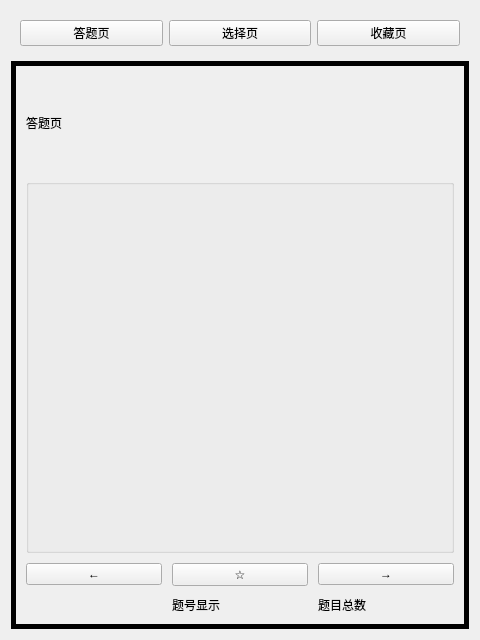
<?xml version="1.0" encoding="UTF-8"?>
<ui version="4.0">
 <class>widgetOfStart</class>
 <widget class="QWidget" name="widgetOfStart">
  <property name="geometry">
   <rect>
    <x>0</x>
    <y>0</y>
    <width>480</width>
    <height>640</height>
   </rect>
  </property>
  <property name="windowTitle">
   <string>StartWindow</string>
  </property>
  <layout class="QVBoxLayout" name="verticalLayout">
   <item>
    <widget class="QWidget" name="groupOfButtons" native="true">
     <layout class="QHBoxLayout" name="layoutOfJumpButton">
      <item>
       <widget class="QPushButton" name="buttonOfQuestion">
        <property name="text">
         <string>答题页</string>
        </property>
       </widget>
      </item>
      <item>
       <widget class="QPushButton" name="buttonOfSelect">
        <property name="text">
         <string>选择页</string>
        </property>
       </widget>
      </item>
      <item>
       <widget class="QPushButton" name="buttonOfCollect">
        <property name="text">
         <string>收藏页</string>
        </property>
       </widget>
      </item>
     </layout>
    </widget>
   </item>
   <item>
    <widget class="QStackedWidget" name="stackOfWindows">
     <property name="styleSheet">
      <string notr="true">#stackOfWindows{border: 5px solid black}</string>
     </property>
     <property name="currentIndex">
      <number>0</number>
     </property>
     <widget class="QWidget" name="pageOfQuestion">
      <layout class="QVBoxLayout" name="layoutOfPage0" stretch="1,4,0">
       <property name="spacing">
        <number>10</number>
       </property>
       <property name="leftMargin">
        <number>10</number>
       </property>
       <property name="topMargin">
        <number>10</number>
       </property>
       <property name="rightMargin">
        <number>10</number>
       </property>
       <property name="bottomMargin">
        <number>10</number>
       </property>
       <item>
        <widget class="QLabel" name="textOfQuestion">
         <property name="text">
          <string>答题页</string>
         </property>
         <property name="wordWrap">
          <bool>true</bool>
         </property>
        </widget>
       </item>
       <item>
        <widget class="clickOptions" name="optionsOfQuestion">
         <property name="title">
          <string/>
         </property>
         <layout class="QVBoxLayout" name="layoutOfOptions">
          <property name="spacing">
           <number>5</number>
          </property>
          <property name="leftMargin">
           <number>5</number>
          </property>
          <property name="topMargin">
           <number>5</number>
          </property>
          <property name="rightMargin">
           <number>5</number>
          </property>
          <property name="bottomMargin">
           <number>5</number>
          </property>
         </layout>
        </widget>
       </item>
       <item>
        <layout class="QGridLayout" name="layoutOfOperateButton">
         <item row="0" column="1">
          <widget class="QPushButton" name="collectQuestionButton">
           <property name="text">
            <string>☆</string>
           </property>
          </widget>
         </item>
         <item row="0" column="2">
          <widget class="QPushButton" name="nextQuestionButton">
           <property name="text">
            <string>→</string>
           </property>
          </widget>
         </item>
         <item row="0" column="0">
          <widget class="QPushButton" name="fowardQuestionButton">
           <property name="text">
            <string>←</string>
           </property>
          </widget>
         </item>
         <item row="1" column="2">
          <widget class="QLabel" name="sumOfQuestions">
           <property name="text">
            <string>题目总数</string>
           </property>
          </widget>
         </item>
         <item row="1" column="1">
          <widget class="QLabel" name="indexOfCurrentQuestion">
           <property name="enabled">
            <bool>true</bool>
           </property>
           <property name="layoutDirection">
            <enum>Qt::LeftToRight</enum>
           </property>
           <property name="text">
            <string>题号显示</string>
           </property>
          </widget>
         </item>
        </layout>
       </item>
      </layout>
     </widget>
     <widget class="QWidget" name="pageOfSelection">
      <layout class="QVBoxLayout" name="layoutOfPage1">
       <item>
        <layout class="QHBoxLayout" name="layoutOfLoad">
         <item>
          <widget class="QLabel" name="titleOfPath">
           <property name="text">
            <string>选择题库路径 :</string>
           </property>
          </widget>
         </item>
         <item>
          <widget class="QLabel" name="textOfPath">
           <property name="text">
            <string>路径</string>
           </property>
          </widget>
         </item>
         <item>
          <widget class="QPushButton" name="inputButton">
           <property name="text">
            <string>导入</string>
           </property>
          </widget>
         </item>
        </layout>
       </item>
       <item>
        <layout class="QHBoxLayout" name="layoutOfSelectType">
         <item>
          <widget class="QLabel" name="titleOfSelectType">
           <property name="text">
            <string>选择题型 :</string>
           </property>
          </widget>
         </item>
         <item>
          <widget class="QComboBox" name="questionType"/>
         </item>
        </layout>
       </item>
       <item>
        <widget class="QTableWidget" name="tableOfQuestionType"/>
       </item>
      </layout>
     </widget>
     <widget class="QWidget" name="pageOfCollection">
      <layout class="QVBoxLayout" name="layoutOfPage2" stretch="1,4,0">
       <property name="spacing">
        <number>10</number>
       </property>
       <property name="leftMargin">
        <number>10</number>
       </property>
       <property name="topMargin">
        <number>10</number>
       </property>
       <property name="rightMargin">
        <number>10</number>
       </property>
       <property name="bottomMargin">
        <number>10</number>
       </property>
       <item>
        <widget class="QLabel" name="textOfCollection">
         <property name="text">
          <string>收藏页</string>
         </property>
         <property name="wordWrap">
          <bool>true</bool>
         </property>
        </widget>
       </item>
       <item>
        <widget class="clickOptions" name="optionsOfCollection">
         <property name="title">
          <string/>
         </property>
         <layout class="QVBoxLayout" name="layoutOfOptions_2">
          <property name="spacing">
           <number>5</number>
          </property>
          <property name="leftMargin">
           <number>5</number>
          </property>
          <property name="topMargin">
           <number>5</number>
          </property>
          <property name="rightMargin">
           <number>5</number>
          </property>
          <property name="bottomMargin">
           <number>5</number>
          </property>
         </layout>
        </widget>
       </item>
       <item>
        <layout class="QGridLayout" name="layoutOfOperateCollection">
         <item row="0" column="1">
          <widget class="QPushButton" name="cancelCollectionButton">
           <property name="text">
            <string>⭐</string>
           </property>
          </widget>
         </item>
         <item row="0" column="2">
          <widget class="QPushButton" name="nextCollectionButton">
           <property name="text">
            <string>→</string>
           </property>
          </widget>
         </item>
         <item row="0" column="0">
          <widget class="QPushButton" name="fowardCollectionButton">
           <property name="text">
            <string>←</string>
           </property>
          </widget>
         </item>
         <item row="1" column="2">
          <widget class="QLabel" name="sumOfCollection">
           <property name="text">
            <string>题目总数</string>
           </property>
          </widget>
         </item>
         <item row="1" column="1">
          <widget class="QLabel" name="indexOfCurrentCollection">
           <property name="enabled">
            <bool>true</bool>
           </property>
           <property name="layoutDirection">
            <enum>Qt::LeftToRight</enum>
           </property>
           <property name="text">
            <string>题号显示</string>
           </property>
          </widget>
         </item>
        </layout>
       </item>
      </layout>
     </widget>
    </widget>
   </item>
  </layout>
 </widget>
 <customwidgets>
  <customwidget>
   <class>clickOptions</class>
   <extends>QGroupBox</extends>
   <header>component/clickoptions.h</header>
   <container>1</container>
  </customwidget>
 </customwidgets>
 <resources/>
 <connections/>
</ui>
